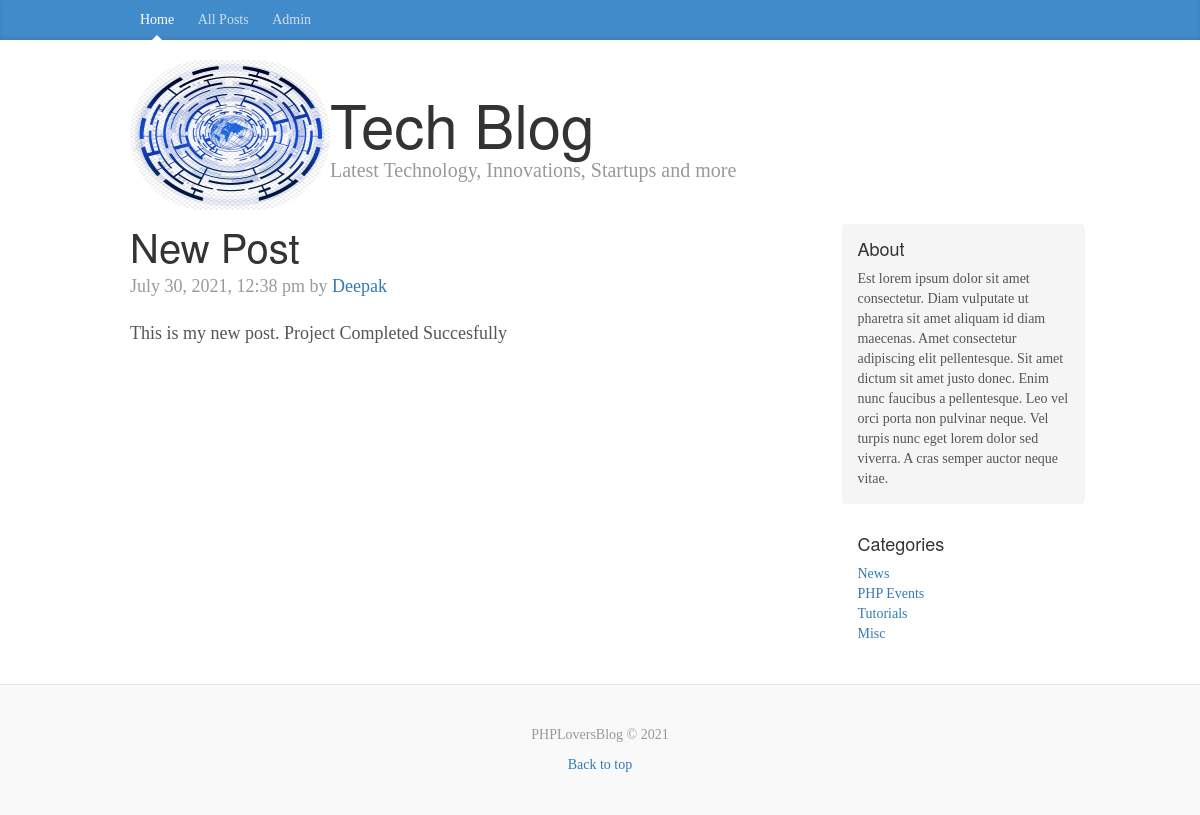
Screenshot of /post.php?id=5 with the database file from the repository.
### tables this page shows
CREATE TABLE `posts` (
  `id` int(11) NOT NULL,
  `category` int(11) NOT NULL,
  `title` varchar(255) NOT NULL,
  `body` text NOT NULL,
  `author` varchar(255) NOT NULL,
  `tags` varchar(255) NOT NULL,
  `date` timestamp NOT NULL DEFAULT current_timestamp()
);

CREATE TABLE `categories` (
  `id` int(11) NOT NULL,
  `name` varchar(255) NOT NULL
);

### libraries/Database.php (called while the page is built, shortened)
<?php
    class Database{
        public $host=DB_HOST;
        public $username=DB_USER;
        public $password=DB_PASS;
        public $db_name=DB_NAME;
        public $link;
        private function connect(){
            $this->link=new mysqli($this->host,$this->username,$this->password,$this->db_name);
        }
        public function select($query){
            $result=$this->link->query($query) or die($this->link->error.__LINE__);
            if($result->num_rows>0){
                return $result;
            }
            else{
                return false;
            }
        }
    }
?>

### helpers/format_helper.php (called while the page is built, shortened)
<?php
    function formatDate($date){
        return date('F j, Y, g:i a',strtotime($date));
    }
?>

### config/config.php (called while the page is built, shortened)
<?php
$site_description="Est lorem ipsum dolor sit amet consectetur. Diam vulputate ut pharetra sit amet aliquam id diam maecenas. Amet consectetur adipiscing elit pellentesque. Sit amet dictum sit amet justo donec. Enim nunc faucibus a pellentesque. Leo vel orci porta non pulvinar neque. Vel turpis nunc eget lorem dolor sed viverra. A cras semper auctor neque vitae."
?>

### post.php (the view)
<?php include 'includes/header.php'; ?>
<?php
    $id=$_GET['id'];
    $db=new Database();
    $query= "SELECT * from posts where id=".$id;
    $post=$db->select($query)->fetch_assoc();
    $query= "SELECT * from categories";
    $categories=$db->select($query);
?>
<div class="blog-post">
    <h2 class="blog-post-title"><?php echo $post['title'];?></h2>
    <p class="blog-post-meta"><?php echo formatDate($post['date']).' by ';?><a href="#"><?php echo $post['author'];?></a></p>
        <?php echo $post['body'];?>
</div>
<?php include 'includes/footer.php'; ?>

### includes/footer.php (shortened to what this page needs)
</div>
        <div class="col-sm-3 col-sm-offset-1 blog-sidebar">
          <div class="sidebar-module sidebar-module-inset">
            <h4>About</h4>
            <p><?php echo $site_description;?></p>
          </div>
          <div class="sidebar-module">
            <h4>Categories</h4>
            <?php if($categories): ?>
            <ol class="list-unstyled">
              <?php while($row=$categories->fetch_assoc()): ?>
                <li><a href="posts.php?category=<?php echo $row['id']; ?> "><?php echo $row['name'];?></a></li>
              <?php endwhile; ?>
            </ol>
            <?php else: ?>
                <p>There are not categories yet</p>
            <?php endif; ?>
          </div>
        </div>
      </div>
    </div>
    <footer class="blog-footer">
      <p>PHPLoversBlog &copy; 2021 </p>
      <p>
        <a href="#">Back to top</a>
      </p>
    </footer>
  </body>
</html>

### css/custom.css (style rules this page uses)
body { font-family: Georgia, "Times New Roman", Times, serif; color: #555; }
h1, .h1, h2, .h2, h3, .h3, h4, .h4, h5, .h5, h6, .h6 { margin-top: 0; font-family: "Helvetica Neue", Helvetica, Arial, sans-serif; font-weight: 400; color: #333; }
.sidebar-module { padding: 15px; margin: 0 -15px 15px; }
.sidebar-module-inset { padding: 15px; background-color: #f5f5f5; border-radius: 4px; }
.sidebar-module-inset p:last-child, .sidebar-module-inset ul:last-child, .sidebar-module-inset ol:last-child { margin-bottom: 0; }
.blog-post { margin-bottom: 60px; }
.blog-post-title { margin-bottom: 5px; font-size: 40px; }
.blog-post-meta { margin-bottom: 20px; color: #999; }
.blog-footer { padding: 40px 0; color: #999; text-align: center; background-color: #f9f9f9; border-top: 1px solid #e5e5e5; }
.blog-footer p:last-child { margin-bottom: 0; }

### rows the page displays
posts: title "New Post", date "July 30, 2021, 12:38 pm", author "Deepak", body "This is my new post. Project Completed Succesfully"
categories: name "News"
categories: name "PHP Events"
categories: name "Tutorials"
categories: name "Misc"
